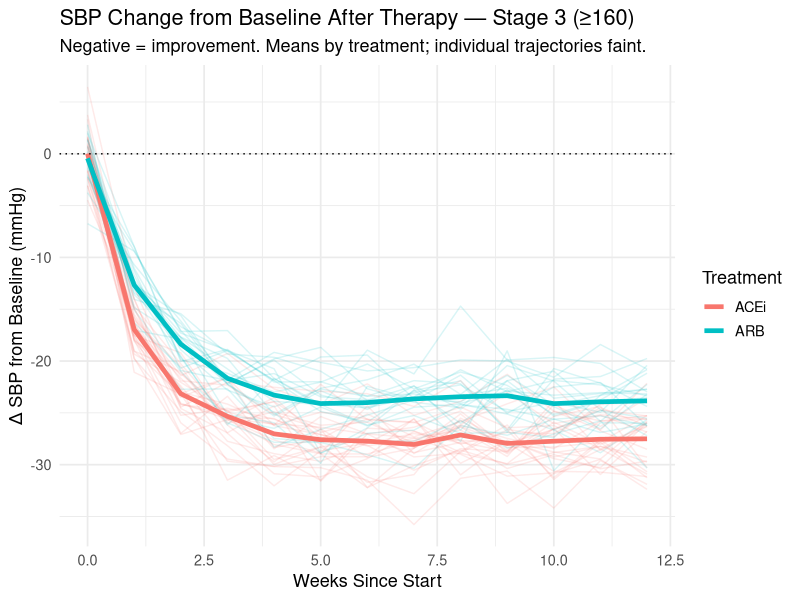
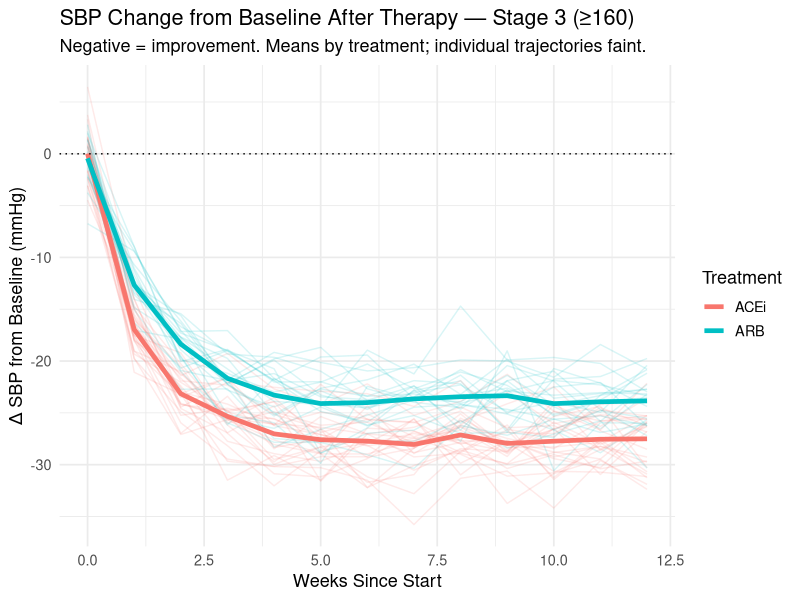
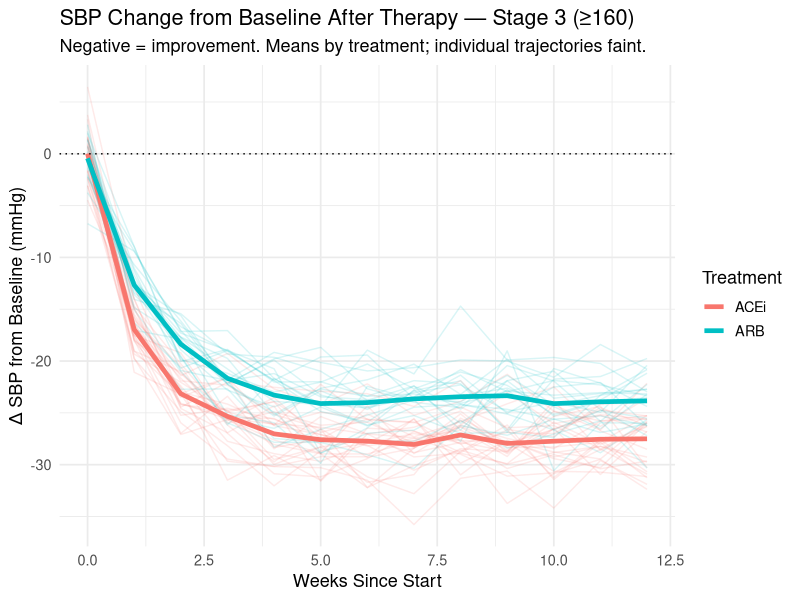
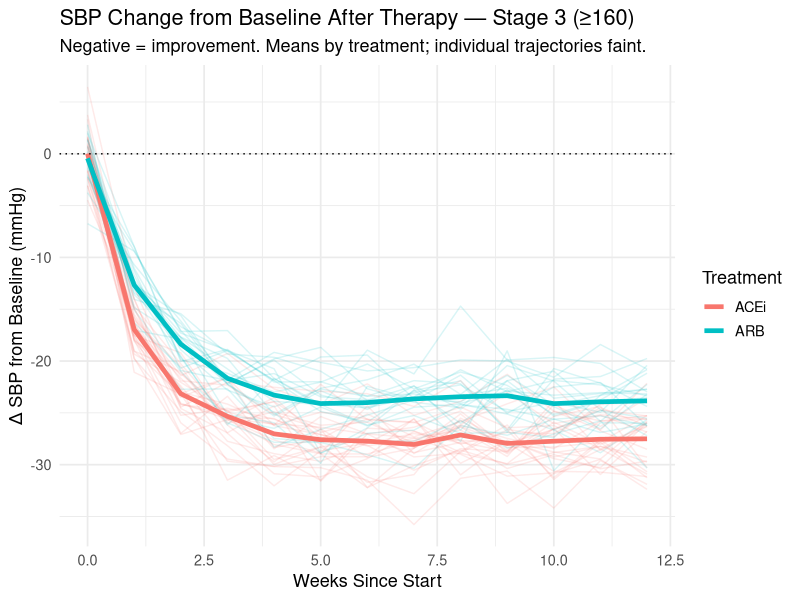
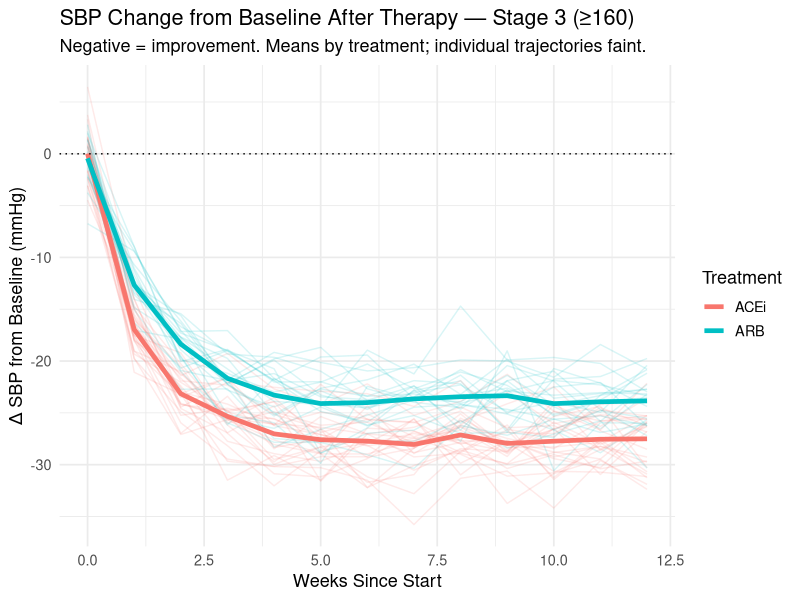

R code for these plots, in order:
## ---- chunk 1
#| fig-width: 8
#| fig-height: 9

# =========================================
# Systolic Blood Pressure Change from Baseline
# =========================================

#load libraries and simulate data
library(tidyverse)

set.seed(42)

n <- 120
patients <- tibble(
  patient_id = paste0("P", seq_len(n)),
  treatment  = sample(c("ACEi", "ARB"), n, replace = TRUE),
  baseline_sbp = round(rnorm(n, mean = 158, sd = 14))
) %>%
  mutate(
    baseline_stratum = cut(
      baseline_sbp,
      breaks = c(-Inf, 159, Inf),
      labels = c("Stage 2 (140–159)", "Stage 3 (≥160)")
    ),
    drop_rate = if_else(treatment == "ACEi", 0.80, 0.65) +
                if_else(baseline_sbp >= 160, 0.10, 0.00) +
                rnorm(n(), 0, 0.05),
    max_drop  = if_else(baseline_sbp >= 160, 24, 16) +
                if_else(treatment == "ACEi", 4, 0) +
                rnorm(n(), 0, 2)
  )

weeks <- 0:12

dat <- expand_grid(patient_id = patients$patient_id, week = weeks) %>%
  left_join(patients, by = "patient_id") %>%
  mutate(
    sbp = baseline_sbp - max_drop * (1 - exp(-drop_rate * week)) + rnorm(n(), 0, 2),
    delta_sbp = sbp - baseline_sbp
  ) %>%
  filter(baseline_stratum == "Stage 3 (≥160)")  # <-- Stage 3 only

# Generate Plot
ggplot(dat, aes(x = week, y = delta_sbp, color = treatment)) +
  geom_line(aes(group = patient_id), alpha = 0.15) +              # faint individual lines
  stat_summary(fun = mean, geom = "line", linewidth = 1.6) +      # bold mean by treatment
  geom_hline(yintercept = 0, linetype = "dotted") +
  labs(
    title = "SBP Change from Baseline After Therapy — Stage 3 (≥160)",
    subtitle = "Negative = improvement. Means by treatment; individual trajectories faint.",
    x = "Weeks Since Start",
    y = "Δ SBP from Baseline (mmHg)",
    color = "Treatment"
  ) +
  theme_minimal(base_size = 13)



## ---- chunk 2
#| fig-width: 8
#| fig-height: 9

# =========================================
# Systolic Blood Pressure Change from Baseline
# =========================================

#load libraries and simulate data
library(tidyverse)

set.seed(42)

n <- 120
patients <- tibble(
  patient_id = paste0("P", seq_len(n)),
  treatment  = sample(c("ACEi", "ARB"), n, replace = TRUE),
  baseline_sbp = round(rnorm(n, mean = 158, sd = 14))
) %>%
  mutate(
    baseline_stratum = cut(
      baseline_sbp,
      breaks = c(-Inf, 159, Inf),
      labels = c("Stage 2 (140–159)", "Stage 3 (≥160)")
    ),
    drop_rate = if_else(treatment == "ACEi", 0.80, 0.65) +
                if_else(baseline_sbp >= 160, 0.10, 0.00) +
                rnorm(n(), 0, 0.05),
    max_drop  = if_else(baseline_sbp >= 160, 24, 16) +
                if_else(treatment == "ACEi", 4, 0) +
                rnorm(n(), 0, 2)
  )

weeks <- 0:12

dat <- expand_grid(patient_id = patients$patient_id, week = weeks) %>%
  left_join(patients, by = "patient_id") %>%
  mutate(
    sbp = baseline_sbp - max_drop * (1 - exp(-drop_rate * week)) + rnorm(n(), 0, 2),
    delta_sbp = sbp - baseline_sbp
  ) %>%
  filter(baseline_stratum == "Stage 3 (≥160)")  # <-- Stage 3 only

# Generate Plot
ggplot(dat, aes(x = week, y = delta_sbp, color = treatment)) +
  geom_line(aes(group = patient_id), alpha = 0.15) +              # faint individual lines
  stat_summary(fun = mean, geom = "line", linewidth = 1.6) +      # bold mean by treatment
  geom_hline(yintercept = 0, linetype = "dotted") +
  labs(
    title = "SBP Change from Baseline After Therapy — Stage 3 (≥160)",
    subtitle = "Negative = improvement. Means by treatment; individual trajectories faint.",
    x = "Weeks Since Start",
    y = "Δ SBP from Baseline (mmHg)",
    color = "Treatment"
  ) +
  theme_minimal(base_size = 13)



## ---- chunk 3
#| fig-width: 8
#| fig-height: 9

# =========================================
# Systolic Blood Pressure Change from Baseline
# =========================================

#load libraries and simulate data
library(tidyverse)

set.seed(42)

n <- 120
patients <- tibble(
  patient_id = paste0("P", seq_len(n)),
  treatment  = sample(c("ACEi", "ARB"), n, replace = TRUE),
  baseline_sbp = round(rnorm(n, mean = 158, sd = 14))
) %>%
  mutate(
    baseline_stratum = cut(
      baseline_sbp,
      breaks = c(-Inf, 159, Inf),
      labels = c("Stage 2 (140–159)", "Stage 3 (≥160)")
    ),
    drop_rate = if_else(treatment == "ACEi", 0.80, 0.65) +
                if_else(baseline_sbp >= 160, 0.10, 0.00) +
                rnorm(n(), 0, 0.05),
    max_drop  = if_else(baseline_sbp >= 160, 24, 16) +
                if_else(treatment == "ACEi", 4, 0) +
                rnorm(n(), 0, 2)
  )

weeks <- 0:12

dat <- expand_grid(patient_id = patients$patient_id, week = weeks) %>%
  left_join(patients, by = "patient_id") %>%
  mutate(
    sbp = baseline_sbp - max_drop * (1 - exp(-drop_rate * week)) + rnorm(n(), 0, 2),
    delta_sbp = sbp - baseline_sbp
  ) %>%
  filter(baseline_stratum == "Stage 3 (≥160)")  # <-- Stage 3 only

# Generate Plot
ggplot(dat, aes(x = week, y = delta_sbp, color = treatment)) +
  geom_line(aes(group = patient_id), alpha = 0.15) +              # faint individual lines
  stat_summary(fun = mean, geom = "line", linewidth = 1.6) +      # bold mean by treatment
  geom_hline(yintercept = 0, linetype = "dotted") +
  labs(
    title = "SBP Change from Baseline After Therapy — Stage 3 (≥160)",
    subtitle = "Negative = improvement. Means by treatment; individual trajectories faint.",
    x = "Weeks Since Start",
    y = "Δ SBP from Baseline (mmHg)",
    color = "Treatment"
  ) +
  theme_minimal(base_size = 13)



## ---- chunk 4
#| fig-width: 8
#| fig-height: 9

# =========================================
# Systolic Blood Pressure Change from Baseline
# =========================================

#load libraries and simulate data
library(tidyverse)

set.seed(42)

n <- 120
patients <- tibble(
  patient_id = paste0("P", seq_len(n)),
  treatment  = sample(c("ACEi", "ARB"), n, replace = TRUE),
  baseline_sbp = round(rnorm(n, mean = 158, sd = 14))
) %>%
  mutate(
    baseline_stratum = cut(
      baseline_sbp,
      breaks = c(-Inf, 159, Inf),
      labels = c("Stage 2 (140–159)", "Stage 3 (≥160)")
    ),
    drop_rate = if_else(treatment == "ACEi", 0.80, 0.65) +
                if_else(baseline_sbp >= 160, 0.10, 0.00) +
                rnorm(n(), 0, 0.05),
    max_drop  = if_else(baseline_sbp >= 160, 24, 16) +
                if_else(treatment == "ACEi", 4, 0) +
                rnorm(n(), 0, 2)
  )

weeks <- 0:12

dat <- expand_grid(patient_id = patients$patient_id, week = weeks) %>%
  left_join(patients, by = "patient_id") %>%
  mutate(
    sbp = baseline_sbp - max_drop * (1 - exp(-drop_rate * week)) + rnorm(n(), 0, 2),
    delta_sbp = sbp - baseline_sbp
  ) %>%
  filter(baseline_stratum == "Stage 3 (≥160)")  # <-- Stage 3 only

# Generate Plot
ggplot(dat, aes(x = week, y = delta_sbp, color = treatment)) +
  geom_line(aes(group = patient_id), alpha = 0.15) +              # faint individual lines
  stat_summary(fun = mean, geom = "line", linewidth = 1.6) +      # bold mean by treatment
  geom_hline(yintercept = 0, linetype = "dotted") +
  labs(
    title = "SBP Change from Baseline After Therapy — Stage 3 (≥160)",
    subtitle = "Negative = improvement. Means by treatment; individual trajectories faint.",
    x = "Weeks Since Start",
    y = "Δ SBP from Baseline (mmHg)",
    color = "Treatment"
  ) +
  theme_minimal(base_size = 13)



## ---- chunk 5
#| fig-width: 8
#| fig-height: 9

# =========================================
# Systolic Blood Pressure Change from Baseline
# =========================================

#load libraries and simulate data
library(tidyverse)

set.seed(42)

n <- 120
patients <- tibble(
  patient_id = paste0("P", seq_len(n)),
  treatment  = sample(c("ACEi", "ARB"), n, replace = TRUE),
  baseline_sbp = round(rnorm(n, mean = 158, sd = 14))
) %>%
  mutate(
    baseline_stratum = cut(
      baseline_sbp,
      breaks = c(-Inf, 159, Inf),
      labels = c("Stage 2 (140–159)", "Stage 3 (≥160)")
    ),
    drop_rate = if_else(treatment == "ACEi", 0.80, 0.65) +
                if_else(baseline_sbp >= 160, 0.10, 0.00) +
                rnorm(n(), 0, 0.05),
    max_drop  = if_else(baseline_sbp >= 160, 24, 16) +
                if_else(treatment == "ACEi", 4, 0) +
                rnorm(n(), 0, 2)
  )

weeks <- 0:12

dat <- expand_grid(patient_id = patients$patient_id, week = weeks) %>%
  left_join(patients, by = "patient_id") %>%
  mutate(
    sbp = baseline_sbp - max_drop * (1 - exp(-drop_rate * week)) + rnorm(n(), 0, 2),
    delta_sbp = sbp - baseline_sbp
  ) %>%
  filter(baseline_stratum == "Stage 3 (≥160)")  # <-- Stage 3 only

# Generate Plot
ggplot(dat, aes(x = week, y = delta_sbp, color = treatment)) +
  geom_line(aes(group = patient_id), alpha = 0.15) +              # faint individual lines
  stat_summary(fun = mean, geom = "line", linewidth = 1.6) +      # bold mean by treatment
  geom_hline(yintercept = 0, linetype = "dotted") +
  labs(
    title = "SBP Change from Baseline After Therapy — Stage 3 (≥160)",
    subtitle = "Negative = improvement. Means by treatment; individual trajectories faint.",
    x = "Weeks Since Start",
    y = "Δ SBP from Baseline (mmHg)",
    color = "Treatment"
  ) +
  theme_minimal(base_size = 13)



